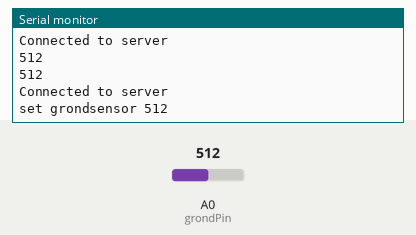
This sketch was run on a simulated Arduino Uno, built with avr-gcc and run on an emulated ATmega328P. On the bench: the last lines printed to the serial monitor. The test bench sets the inputs (shaded band); at power-on: A0 (grondPin) = 512. WiFi joins after 1.5 s; servers stay silent unless stated.

Above: at 2.9 s.
3.0 s: A0 (grondPin) set to 716
At 4.3 s:
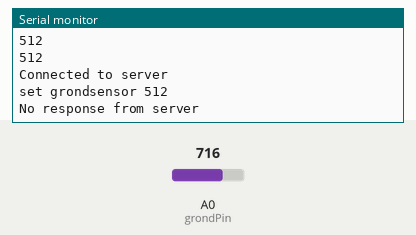
8.1 s: A0 (grondPin) set to 900
At 10.0 s:
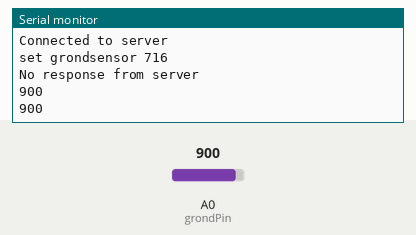
Timing chart, 0 to 11.5 s (numbered marks = the images above; inputs shaded):
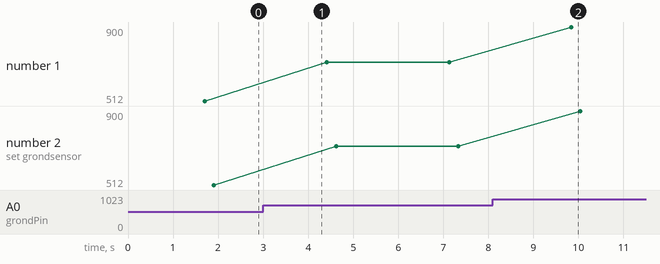

Measured:
- after the input at 8.1 s, the serial monitor: prints a new line after 1.7 s (image 2)
- plotted number 1: 512 → 716 after the input at 3.0 s, 716 → 900 after the input at 8.1 s
- plotted number 2: 512 → 716 after the input at 3.0 s, 716 → 900 after the input at 8.1 s

The sketch:

grondvochtigheidsensor.ino
```cpp
#include "grondvochtigheidSensor.h"
#include "WiFiManager.h"

const char* WIFI_SSID = "NSELab";
const char* WIFI_PASSWORD = "NSELabWiFi";
const char* SERVER_IP = "145.52.127.184"; // Raspberry Pi IP
const int SERVER_PORT = 12345;             // Raspberry Pi poort

grondvochtigheidSensor grondSensor;

WiFiManager wifiManager(WIFI_SSID, WIFI_PASSWORD, SERVER_IP, SERVER_PORT);

void setup() {
  // put your setup code here, to run once:
  Serial.begin(115200);
  wifiManager.wifiInit();
}

void loop() {
  // put your main code here, to run repeatedly:
  grondSensor.leesSensor();
  int sensorWaarde = grondSensor.getWaarde();
  Serial.println(sensorWaarde);
  Serial.println();
  wifiManager.connectToServer();
  char buffer[128];            // Initialiseer LED-strip en sensoren
  snprintf(buffer, sizeof(buffer), "set grondsensor %d", sensorWaarde);
  Serial.println(buffer);
  wifiManager.sendData(buffer);
  char* recvBuffer = wifiManager.receiveData();
  Serial.println(recvBuffer);
  wifiManager.disconnectFromServer();
  delay(500);
}
```

WiFiManager.cpp
```cpp
#include "WiFiManager.h"


WiFiManager::WiFiManager(const char* ssid, const char* password, const char* serverIP, int serverPort)
    : ssid(ssid), password(password), serverIP(serverIP), serverPort(serverPort) {}

void WiFiManager::wifiInit() {
    WiFi.begin(ssid, password);
    Serial.println("Connecting to WiFi...");
    while (WiFi.status() != WL_CONNECTED) {
        delay(500);
        Serial.print(".");
    }
    Serial.println("\nConnected to WiFi!");
    Serial.print("IP Address: ");
    Serial.println(WiFi.localIP());
    connectToServer();
}

void WiFiManager::disconnectFromServer() {
    if (client.connected()) {
      client.stop();
      Serial.println("Disconnected from server.");
    }
  }

void WiFiManager::connectToServer() {
    if (client.connect(serverIP, serverPort)) {
        Serial.println("Connected to server");
        client.println("hoi ik ben wemos");
    } else {
        Serial.println("Connection to server failed");
    }
}

void WiFiManager::sendData(const char* data) {
    if (client.connected()) {
        client.println(data);
    } else {
        Serial.println("Server disconnected, reconnecting...");
        connectToServer();
    }
}

char* WiFiManager::receiveData(){
     static char buffer[512];  // Zorg dat de buffer geldig blijft na de functie
    int index = 0;

    // Wacht tot er data beschikbaar is
    unsigned long startTime = millis();
    while (!client.available()) {
        if (millis() - startTime > 2000) {  // timeout van 2 seconden
            Serial.println("No response from server");
            buffer[0] = '\0';
            return buffer;
        }
        delay(10);
    }

    // Lees de data zolang die beschikbaar is
    while (client.available() && index < sizeof(buffer) - 1) {
        char c = client.read();
        buffer[index++] = c;
    }
    buffer[index] = '\0';  // Sluit de string af

    Serial.print("Received from server: ");
    Serial.println(buffer);
    return buffer;
}
```

WiFiManager.h
```cpp
#ifndef WIFI_MANAGER_H
#define WIFI_MANAGER_H

#include <ESP8266WiFi.h>

class WiFiManager {
private:
    const char* ssid;
    const char* password;
    const char* serverIP;
    int serverPort;
    WiFiClient client;

public:
    WiFiManager(const char* ssid, const char* password, const char* serverIP, int serverPort);
    void wifiInit();
    void connectToServer();
    void sendData(const char* data);
    char* receiveData();
    void disconnectFromServer();
};

#endif
```

grondvochtigheidSensor.cpp
```cpp
#include "grondvochtigheidSensor.h"

grondvochtigheidSensor::grondvochtigheidSensor() {
}

grondvochtigheidSensor::~grondvochtigheidSensor() {
}

void grondvochtigheidSensor::leesSensor() {
  grondWaarde = analogRead(grondPin); //analoge read van de grondvochtigheidsensor
  Serial.println(grondWaarde);
}

int grondvochtigheidSensor::getWaarde() {
  return grondWaarde;
}
```

grondvochtigheidSensor.h
```cpp
#ifndef GRONDVOCHTIGHEIDSENSOR_H
#define GRONDVOCHTIGHEIDSENSOR_H

#include <Arduino.h>

#define grondPin A0

class grondvochtigheidSensor {
  public:
    grondvochtigheidSensor();
    ~grondvochtigheidSensor();
    void leesSensor(); //functie die de grondvochtigheidsensor meet en print
    int getWaarde(); //functie die teruggeeft of de grond droog of nat is. 0 is te nat, 1 is te droog en 2 is perfect

  private:
   int grondWaarde; //opslag grondvochtigheidsensor waarde
};

#endif //GRONDVOCHTIGHEIDSENSOR_H
```
